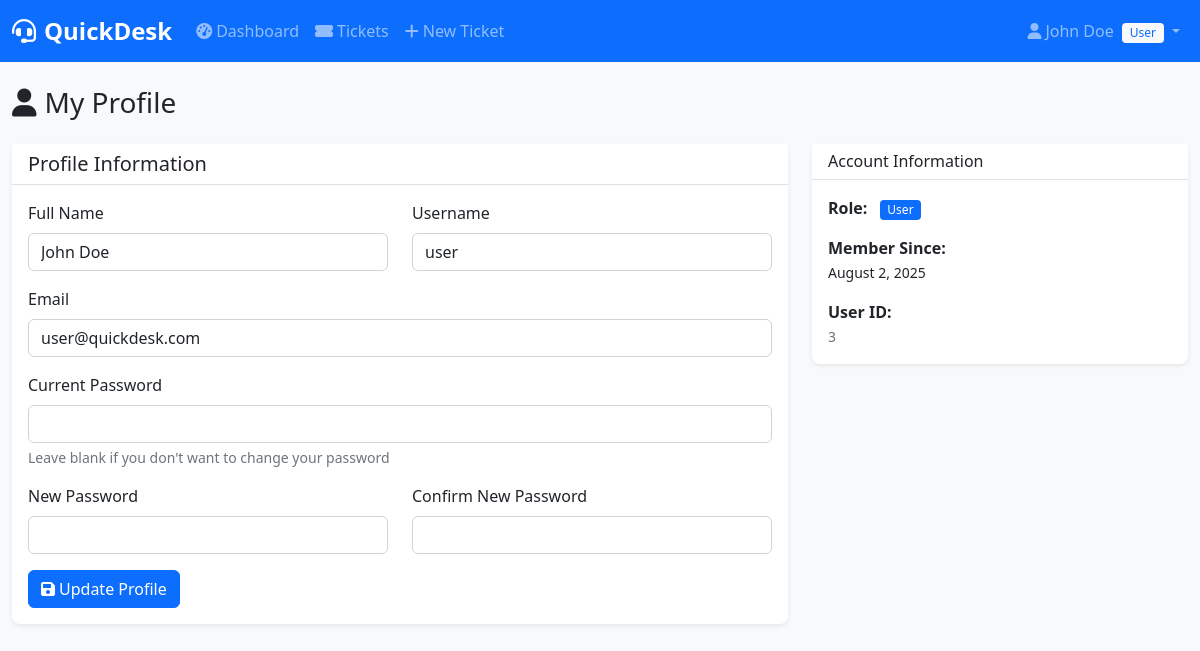
The app's page /index.php?page=profile (signed in) with its own data.
### tables this page shows
CREATE TABLE users (
    id INT PRIMARY KEY AUTO_INCREMENT,
    username VARCHAR(50) UNIQUE NOT NULL,
    email VARCHAR(100) UNIQUE NOT NULL,
    password VARCHAR(255) NOT NULL,
    full_name VARCHAR(100) NOT NULL,
    role ENUM('user', 'agent', 'admin') DEFAULT 'user',
    created_at TIMESTAMP DEFAULT CURRENT_TIMESTAMP,
    updated_at TIMESTAMP DEFAULT CURRENT_TIMESTAMP ON UPDATE CURRENT_TIMESTAMP,
    is_active BOOLEAN DEFAULT TRUE
);

### config/config.php (called while the page is built, shortened)
<?php
spl_autoload_register(function ($class) {
    $file = __DIR__ . '/../classes/' . $class . '.php';
});
?>

### config/database.php (called while the page is built, shortened)
<?php
class Database {
    private $host = 'localhost';
    private $db_name = 'quickdesk';
    private $username = 'root';
    private $password = '';
    private $conn;
    public function getConnection() {
        $this->conn = null;
        try {
            $this->conn = new PDO(
                "mysql:host=" . $this->host . ";dbname=" . $this->db_name . ";charset=utf8",
                $this->username,
                $this->password
            );
            $this->conn->setAttribute(PDO::ATTR_ERRMODE, PDO::ERRMODE_EXCEPTION);
            $this->conn->setAttribute(PDO::ATTR_DEFAULT_FETCH_MODE, PDO::FETCH_ASSOC);
            $this->createTablesIfNotExist();
        } catch(PDOException $exception) {
            die("Connection error: " . $exception->getMessage());
        }
        return $this->conn;
    }
    private function createTablesIfNotExist() {
        try {
            $stmt = $this->conn->query("SHOW TABLES LIKE 'users'");
        } catch(PDOException $e) {
            $this->createTables();
        }
    }
}
?>

### classes/User.php (called while the page is built, shortened)
<?php
require_once __DIR__ . '/../config/database.php';
class User {
    private $conn;
    private $table = 'users';
    public function __construct() {
        $database = new Database();
        $this->conn = $database->getConnection();
    }
    public function getUserById($id) {
        try {
            $query = "SELECT id, username, email, full_name, role, created_at FROM " . $this->table . " WHERE id = :id";
            $stmt = $this->conn->prepare($query);
            $stmt->bindParam(':id', $id);
            $stmt->execute();
            return $stmt->fetch();
        } catch (Exception $e) {
            return null;
        }
    }
}
?>

### pages/profile.php (the view, shortened to what this page needs)
<?php
$user_obj = new User();
$current_user = $user_obj->getUserById($_SESSION['user_id']);
?>
<div class="row">
    <div class="col-12">
        <h1 class="h3 mb-4">
            <i class="fas fa-user me-2"></i>My Profile
        </h1>
    </div>
</div>
<div class="row">
    <div class="col-lg-8">
        <div class="card">
            <div class="card-header">
                <h5 class="mb-0">Profile Information</h5>
            </div>
            <div class="card-body">
                <form method="POST">
                    <div class="row">
                        <div class="col-md-6">
                            <div class="mb-3">
                                <label for="full_name" class="form-label">Full Name</label>
                                <input type="text" class="form-control" id="full_name" name="full_name"
                                       value="<?= htmlspecialchars($current_user['full_name']) ?>" required>
                            </div>
                        </div>
                        <div class="col-md-6">
                            <div class="mb-3">
                                <label for="username" class="form-label">Username</label>
                                <input type="text" class="form-control" id="username" name="username"
                                       value="<?= htmlspecialchars($current_user['username']) ?>" required>
                            </div>
                        </div>
                    </div>
                    <div class="mb-3">
                        <label for="email" class="form-label">Email</label>
                        <input type="email" class="form-control" id="email" name="email"
                               value="<?= htmlspecialchars($current_user['email']) ?>" required>
                    </div>
                    <div class="mb-3">
                        <label for="current_password" class="form-label">Current Password</label>
                        <input type="password" class="form-control" id="current_password" name="current_password">
                        <div class="form-text">Leave blank if you don't want to change your password</div>
                    </div>
                    <div class="row">
                        <div class="col-md-6">
                            <div class="mb-3">
                                <label for="new_password" class="form-label">New Password</label>
                                <input type="password" class="form-control" id="new_password" name="new_password">
                            </div>
                        </div>
                        <div class="col-md-6">
                            <div class="mb-3">
                                <label for="confirm_password" class="form-label">Confirm New Password</label>
                                <input type="password" class="form-control" id="confirm_password" name="confirm_password">
                            </div>
                        </div>
                    </div>
                    <button type="submit" class="btn btn-primary">
                        <i class="fas fa-save me-1"></i>Update Profile
                    </button>
                </form>
            </div>
        </div>
    </div>
    <div class="col-lg-4">
        <div class="card">
            <div class="card-header">
                <h6 class="mb-0">Account Information</h6>
            </div>
            <div class="card-body">
                <div class="mb-3">
                    <strong>Role:</strong>
                    <span class="badge bg-<?= getRoleColor($current_user['role']) ?> ms-2">
                        <?= ucfirst($current_user['role']) ?>
                    </span>
                </div>
                <div class="mb-3">
                    <strong>Member Since:</strong><br>
                    <small><?= date('F j, Y', strtotime($current_user['created_at'])) ?></small>
                </div>
                <div class="mb-0">
                    <strong>User ID:</strong><br>
                    <small class="text-muted"><?= $current_user['id'] ?></small>
                </div>
            </div>
        </div>
    </div>
</div>
<?php
function getRoleColor($role) {
    switch ($role) {
        case 'user': return 'primary';
    }
}
?>

### assets/css/style.css (style rules this page uses)
:root { --primary-color: #0d6efd; --secondary-color: #6c757d; --success-color: #198754; --danger-color: #dc3545; --warning-color: #ffc107; --info-color: #0dcaf0; --light-color: #f8f9fa; --dark-color: #212529; }
body { background-color: #f8f9fa; font-family: "Segoe UI", Tahoma, Geneva, Verdana, sans-serif; }
.card { border: none; box-shadow: 0 0.125rem 0.25rem rgba(0, 0, 0, 0.075); border-radius: 0.5rem; }
.card-header { background-color: #fff; border-bottom: 1px solid #dee2e6; font-weight: 600; }
.badge { font-size: 0.75rem; font-weight: 500; }
.btn { border-radius: 0.375rem; font-weight: 500; }
.form-control, .form-select { border-radius: 0.375rem; border: 1px solid #ced4da; }

### records on screen
users: full_name "John Doe", username "user", email "user@quickdesk.com", role "User", created_at "August 2, 2025", id "3"

### other values on screen
$user['full_name'] "John Doe"
$user['role'] "User"
